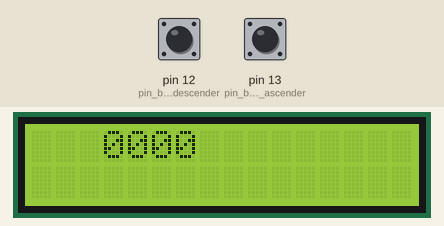
The sketch below on a simulated Arduino Uno, built with avr-gcc and run on an emulated ATmega328P. Shown: 16×2 character LCD. The inputs (shaded band) are chosen by the test bench; at power-on: pin 12 (pin_boton_descender) LOW, pin 13 (pin_boton_ascender) LOW. What the sketch prints to the serial monitor is not drawn.

Above: at 1.2 s.
1.3 s: pin 12 (pin_boton_descender) pulled HIGH for 0.15 s
At 2.1 s:
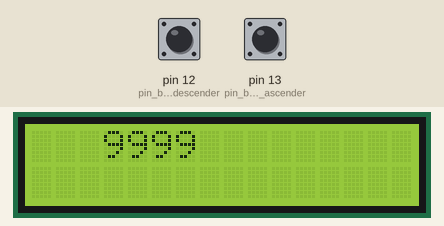
2.9 s: pin 12 (pin_boton_descender) pulled HIGH for 1 s
5.4 s: pin 12 (pin_boton_descender) pulsed HIGH 5 times (0.12 s each, 0.3 s apart)
At 7.6 s:
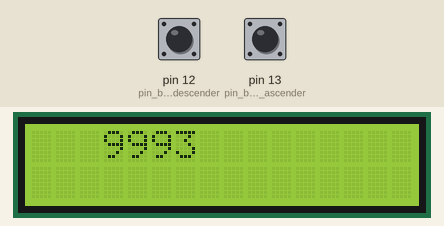
Timing chart, 0 to 9.1 s (numbered marks = the images above; inputs shaded):
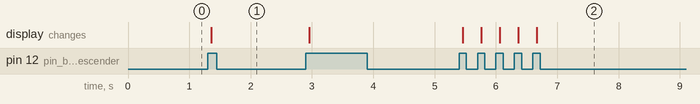

The sketch:

05_contador_lcd.ino
```cpp
#include <Wire.h>
#include <LCD.h>
#include <LiquidCrystal_I2C.h>

LiquidCrystal_I2C lcd (0x27, 2, 1, 0, 4, 5, 6, 7);

int numero[4] = {0, 0, 0, 0};

#define pin_boton_descender 12
#define pin_boton_ascender 13

int lectura_actual_boton_descender = 0;
int estado_boton_descender;
int estado_anterior_boton_descender = 0;

unsigned long tiempo_transcurrido_boton_descender = 0;
unsigned long tiempo_de_retardo_boton_descender = 50; //millisegundos
unsigned long tiempo_desde_la_ultima_lectura_boton_descender = 0;

int lectura_actual_boton_ascender = 0;
int estado_boton_ascender;
int estado_anterior_boton_ascender = 0;

unsigned long tiempo_transcurrido_boton_ascender = 0;
unsigned long tiempo_de_retardo_boton_ascender = 50; //millisegundos
unsigned long tiempo_desde_la_ultima_lectura_boton_ascender = 0;

bool leer_boton_descender()
{
  //Lectura del pin
  lectura_actual_boton_descender = digitalRead(pin_boton_descender);

    //Si el valor leido es distinto a otro leido instantes antes...
    if(lectura_actual_boton_descender != estado_anterior_boton_descender) tiempo_transcurrido_boton_descender = millis();

    tiempo_desde_la_ultima_lectura_boton_descender = millis() - tiempo_transcurrido_boton_descender; //Delta tiempo, Final - Inicial

    if(tiempo_desde_la_ultima_lectura_boton_descender > tiempo_de_retardo_boton_descender){
      //Si el valor leido es 1 (+5V)...
      if(lectura_actual_boton_descender != estado_boton_descender){
        estado_boton_descender = lectura_actual_boton_descender;
        if(estado_boton_descender == 1) return 1;
      }
    }
  //Se igualan las variables para volver a empezar el ciclo.
  estado_anterior_boton_descender = lectura_actual_boton_descender;
  return 0;

}

bool leer_boton_ascender()
{
  //Lectura del pin
  lectura_actual_boton_ascender = digitalRead(pin_boton_ascender);

  //Si el valor leido es distinto a otro leido instantes antes...
  if(lectura_actual_boton_ascender != estado_anterior_boton_ascender) tiempo_transcurrido_boton_ascender = millis();

    tiempo_desde_la_ultima_lectura_boton_ascender = millis() - tiempo_transcurrido_boton_ascender; //Delta tiempo, Final - Inicial

    if(tiempo_desde_la_ultima_lectura_boton_ascender > tiempo_de_retardo_boton_ascender){
      //Serial.println(lectura_actual_boton_ascender);
      //Si el valor leido es 1 (+5V)...
      if(lectura_actual_boton_ascender != estado_boton_ascender){
        estado_boton_ascender = lectura_actual_boton_ascender;
        //Serial.println(estado_boton_ascender);
        if(estado_boton_ascender == 1) return 1;
      }
    }
  //Se igualan las variables para volver a empezar el ciclo.
  estado_anterior_boton_ascender = lectura_actual_boton_ascender;
  return 0;
}

void contador()
{
  if (leer_boton_ascender())
  {
    //Serial.println("Boton Ascender");
    numero[0]++;
    if (numero[0] > 9) {
      numero[0] = 0;
      numero[1]++;
    }
    if (numero[1] > 9) {
      numero[1] = 0;
      numero[2]++;
    }
    if (numero[2] > 9) {
      numero[2] = 0;
      numero[3]++;
    }
    if (numero[3] > 9) {
      numero[0] = 0;
      numero[1] = 0;
      numero[2] = 0;
      numero[3] = 0;
    }
  }

  if (leer_boton_descender())
  {
    Serial.println("Boton Descender");
    numero[0]--;
    if (numero[0] < 0) {
      numero[0] = 9;
      numero[1]--;
    }
    if (numero[1] < 0) {
      numero[1] = 9;
      numero[2]--;
    }
    if (numero[2] < 0) {
      numero[2] = 9;
      numero[3]--;
    }
    if (numero[3] < 0) {
      numero[0] = 9;
      numero[1] = 9;
      numero[2] = 9;
      numero[3] = 9;
    }
  }
}

void setup()
{
  pinMode(pin_boton_ascender, INPUT);
  pinMode(pin_boton_descender, INPUT);
  lcd.setBacklightPin(3,POSITIVE);
  lcd.setBacklight(HIGH);
  lcd.begin(16, 2);
  lcd.clear();
  Serial.begin(9600);
}

void loop()
{
  contador();
  lcd.setCursor(3, 0);
  lcd.print(numero[3]);
  lcd.print(numero[2]);
  lcd.print(numero[1]);
  lcd.print(numero[0]);

  Serial.print(numero[3]);
  Serial.print(numero[2]);
  Serial.print(numero[1]);
  Serial.print(numero[0]);
}
```

Measured:
- after the input at 1.3 s, the display: changes after 0.06 s (image 1)
- after the input at 5.4 s, the display: first changes after 0.06 s (image 2 shows a later state)
